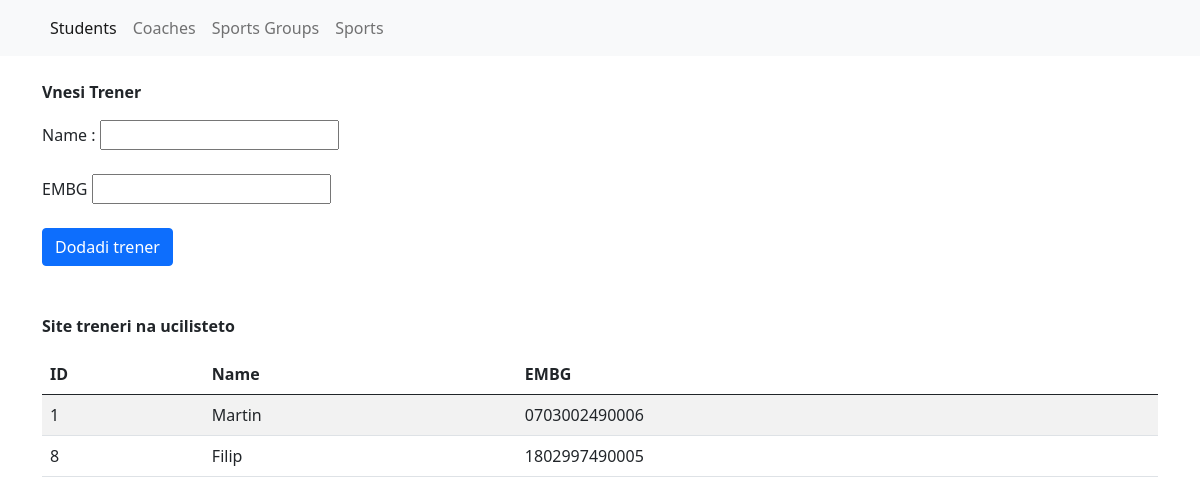
The app's page /coaches.php with its own data.
### tables this page shows
CREATE TABLE `coaches` (
  `coaches_id` int(11) NOT NULL,
  `coaches_name` varchar(255) NOT NULL,
  `coaches_embg` varchar(255) NOT NULL
);

### coaches.php (the view, shortened to what this page needs)
<?php
require_once 'config.php';
require_once 'header.php';
?>
<!DOCTYPE html>
<html lang="en">
<head>
</head>
<body>
    <div class="container">
<p><b>Vnesi Trener</b></p>
<form action="coaches.php" method="post">
<label for="name">Name : </label>
<input type="text" id="name" name="name"><br><br>
<label for="embg">EMBG</label>
<input type="text" id="embg" name="embg"><br><br>
<input type="submit" value="Dodadi trener"  class="btn btn-primary">
</form>
</div>
</body>
</html>
<div class="col-md-12 container">
    <br><br>
<table class="table table-striped">
<p><b>Site treneri na ucilisteto</b></p>
<thead>
    <tr>
        <th>ID</th>
        <th>Name</th>
        <th>EMBG</th>
    </tr>
</thead>
<tbody>
<?php
$sql = "SELECT * FROM coaches";
$run = $conn->query($sql);
$results = $run->fetch_all(MYSQLI_ASSOC);
foreach($results as $result) : ?>
<tr>
<td><?php echo $result['coaches_id']; ?></td>
<td><?php echo $result['coaches_name']; ?></td>
<td><?php echo $result['coaches_embg']; ?></td>
</tr>
<?php endforeach; ?>
</tbody>
</table>
</div>

### records on screen
coaches: coaches_id "1", coaches_name "Martin", coaches_embg "0703002490006"
coaches: coaches_id "8", coaches_name "Filip", coaches_embg "1802997490005"
